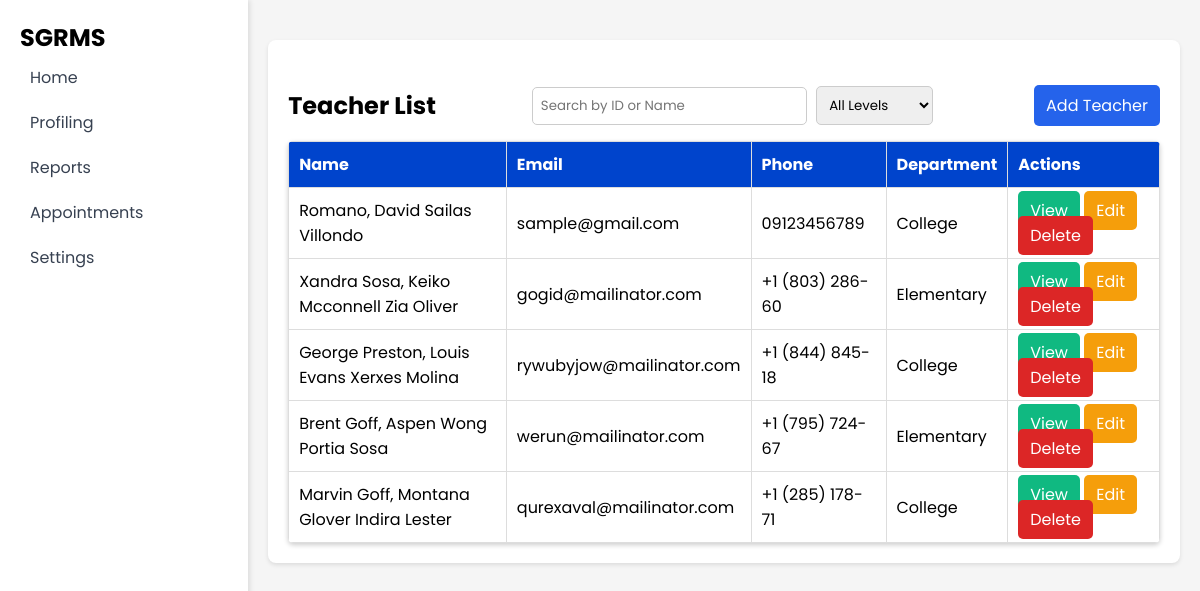
Page /Teachers/teacher.php on the committed database.
### tables this page shows
CREATE TABLE `teachers` (
  `t_id` int(11) NOT NULL,
  `fname` varchar(50) NOT NULL,
  `lname` varchar(50) NOT NULL,
  `mname` varchar(50) DEFAULT NULL,
  `email` varchar(100) NOT NULL,
  `phone` varchar(15) DEFAULT NULL,
  `section` varchar(100) NOT NULL,
  `teach_level` varchar(100) NOT NULL
);

### Teachers/teacher.php (the view, shortened to what this page needs)
<?php
include $_SERVER['DOCUMENT_ROOT'].'/SGRMS/Database/db_connect.php';
?>
<!DOCTYPE html>
<html lang="en">
<head>
    <link rel="stylesheet" href="/SGRMS/CSS/style.css">
    <link rel="stylesheet" href="/SGRMS/CSS/table.css">
</head>
<body>
<div class="container">
<aside class="sidebar">
        <h1>SGRMS</h1>
        <ul>
            <li><a href="/SGRMS/SuperAdmin/superadmin.php">Home</a></li>
            <li class="has-submenu">
                <a href="#" id="profiling-link">Profiling</a>
            </li>
            <li><a href="/SGRMS/Reports/case.php">Reports</a></li>
            <li><a href="/SGRMS/Appointment/schedule.php">Appointments</a></li>
            <li><a href="#">Settings</a></li>
        </ul>
    </aside>
    <main class="wrapper">
        <div class="card">
            <section class="teacher-list">
                <div class="search-flex">
                    <h2>Teacher List</h2>
                    <div class="search-bar">
                        <input type="text" id="search" name="search" class="search" placeholder="Search by ID or Name" value="<?php echo isset($_GET['search']) ? htmlspecialchars($_GET['search']) : ''; ?>">
                        <select name="filter_educ" id="filter_educ">
                            <option value="">All Levels</option>
                        </select>
                    </div>
                    <a href="addteach.php" class="btn btn-add">Add Teacher</a>
                </div>
                <table>
                    <thead>
                        <tr>
                            <th>Name</th>
                            <th>Email</th>
                            <th>Phone</th>
                            <th>Department</th>
                            <th>Actions</th>
                        </tr>
                    </thead>
                    <tbody id="teacherTableBody">
                        <?php
                            $search = isset($_GET['search']) ? $_GET['search'] : '';
                            $filter_educ = isset($_GET['filter_educ']) ? $_GET['filter_educ'] : '';
                            $sql = "SELECT * FROM teachers WHERE (t_id LIKE ? OR fname LIKE ? OR lname LIKE ? )";
                            $stmt = $conn->prepare($sql);
                            if (!empty($filter_educ)) {
                                $searchTerm = "%$search%";
                                $stmt->bind_param("ssss", $searchTerm, $searchTerm, $searchTerm, $filter_educ);
                            } else {
                                $searchTerm = "%$search%";
                                $stmt->bind_param("sss", $searchTerm, $searchTerm, $searchTerm);
                            }
                            $stmt->execute();
                            $result = $stmt->get_result();
                            if ($result->num_rows > 0) {
                                while ($row = $result->fetch_assoc()) {
                                    echo "<tr>
                                        <td>".htmlspecialchars($row['lname']).", ".htmlspecialchars($row['fname'])." ".htmlspecialchars($row['mname'])."</td>
                                        <td>".htmlspecialchars($row['email'])."</td>
                                        <td>".htmlspecialchars($row['phone'])."</td>
                                        <td>".htmlspecialchars($row['teach_level'])."</td>
                                        <td class='actions'>
                                            <a href='viewteach.php?t_id=".$row['t_id']."' class='btn btn-view'>View</a>
                                            <a href='editteach.php?t_id=".$row['t_id']."' class='btn btn-edit'>Edit</a>
                                            <a href='deleteteach.php?t_id=".$row['t_id']."' class='btn btn-delete' onclick='return confirm(\"Are you sure you want to delete this teacher?\")'>Delete</a>
                                        </td>
                                    </tr>";
                                }
                            } else {
                                echo "<tr><td colspan='5'>No teachers found</td></tr>";
                            }
                        ?>
                    </tbody>
                </table>
            </section>
        </div>
    </main>
</div>
</body>
</html>

### CSS/style.css (style rules this page uses)
* { margin: 0; padding: 0; box-sizing: border-box; font-family: 'Poppins', sans-serif; text-decoration: none; }
body { background-color: #f3f4f6; margin: 0; padding: 0; }
.container { display: flex; min-height: 100vh; }
.sidebar { width: 250px; background: white; padding: 20px; box-shadow: 2px 0 5px rgba(0,0,0,0.1); }
.sidebar ul { list-style: none; padding: 0; }
.sidebar ul li { padding: 10px; }
.sidebar ul li a { text-decoration: none; color: #374151; display: flex; align-items: center; }
.wrapper { flex-grow: 1; padding: 20px; }
.card { background: white; padding: 20px; border-radius: 8px; box-shadow: 0 2px 4px rgba(0,0,0,0.1); }
body { font-family: Arial, sans-serif; margin: 0; padding: 0; background-color: #f5f5f5; }
.wrapper { width: 80%; margin: 20px auto; }
table { width: 100%; border-collapse: collapse; background: white; border-radius: 5px; overflow: hidden; box-shadow: 0 2px 5px rgba(0, 0, 0, 0.2); }
th, td { padding: 10px; border-bottom: 1px solid #ddd; text-align: center; }
th { background-color: #0044cc; color: white; }

### CSS/table.css (style rules this page uses)
table { width: 100%; border-collapse: collapse; }
table th, table td { border: 1px solid #ddd; padding: 10px; text-align: left; }
.btn { padding: 8px 12px; border-radius: 5px; color: white; border: none; cursor: pointer; text-decoration: none; }
.btn-add { background: #2563eb; }
.btn-edit { background: #f59e0b; }
.btn-delete { background: #dc2626; }
.btn-view { background: #10b981; }
.search-flex { display: flex; justify-content: space-between; align-items: center; margin-bottom: 15px; margin-top: 25px; }
.search-bar input, .search-bar select { padding: 8px; border: 1px solid #ccc; border-radius: 5px; margin-right: 5px; }

### Teachers/teacher.php (style rules this page uses)
.sidebar ul { list-style: none; padding: 0; margin: 0; }
.sidebar ul li { position: relative; }

### rows in the picture
teachers: lname "Romano", fname "David Sailas", mname "Villondo", email "sample@gmail.com", phone "09123456789", teach_level "College"
teachers: lname "Xandra Sosa", fname "Keiko Mcconnell", mname "Zia Oliver", email "gogid@mailinator.com", phone "+1 (803) 286-60", teach_level "Elementary"
teachers: lname "George Preston", fname "Louis Evans", mname "Xerxes Molina", email "rywubyjow@mailinator.com", phone "+1 (844) 845-18", teach_level "College"
teachers: lname "Brent Goff", fname "Aspen Wong", mname "Portia Sosa", email "werun@mailinator.com", phone "+1 (795) 724-67", teach_level "Elementary"
teachers: lname "Marvin Goff", fname "Montana Glover", mname "Indira Lester", email "qurexaval@mailinator.com", phone "+1 (285) 178-71", teach_level "College"
